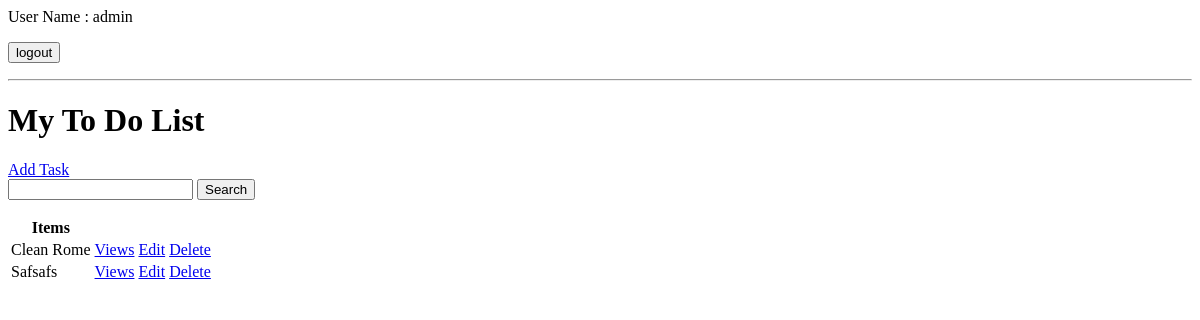
Page / (signed in) on the earlier database version.
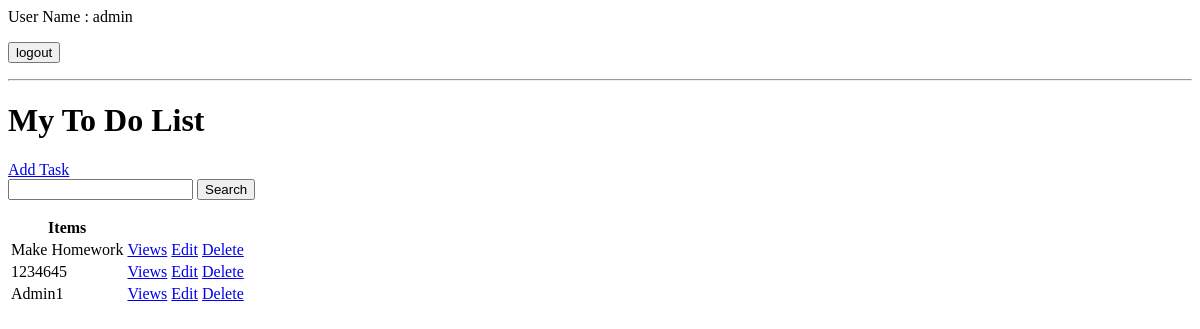
Same page on the later database version.
### base/models.py (models this page shows, shortened)
class Task(models.Model):
    user = models.ForeignKey(User, on_delete=models.CASCADE, null=True, blank=True)
    title = models.CharField(max_length=100, null=True, blank=True)
    description = models.TextField(null=True, blank=True)
    complete = models.BooleanField(default=False)
    create = models.DateTimeField(auto_now_add=True)
    class Meta:
        ordering = ["complete"]

### base/views.py (the view)
# urls.py: path('',views.TaskList.as_view(),name='tasks'),
class TaskList(LoginRequiredMixin, ListView):
    model = Task
    context_object_name = "tasks"
    template_name = "task_list.html"
    def get_context_data(self, **kwargs):
        context = super().get_context_data(**kwargs)
        context["tasks"] = context["tasks"].filter(user=self.request.user)
        context["count"] = context["tasks"].filter(complete=False).count()
        search_input = self.request.GET.get("search-erea") or ""
        if search_input:
            context["tasks"] = context["tasks"].filter(title__icontains=search_input)
        context["search_input"] = search_input
        return context

### base/templates/base/task_list.html (shortened to what this page needs)
{% if request.user.is_authenticated %}
<p>User Name : {{request.user}}</p>
<form method="post" action="{% url 'logout' %}">
    <button type="submit">logout</button>
</form>
{% else %}
<a href="{% url 'login' %}">LogIn</a>
{% endif %}
<hr>
<h1>My To Do List</h1>
<a href="{% url 'task_create' %}">Add Task</a>
<form action="" method="get">
    <input type="text" name="search-erea" value="{{search_input}}">
    <input type="submit" value="Search">
</form>
<table>
    <tr>
        <th>Items</th>
        <th></th>
        <th></th>
        <th></th>
    </tr>
    {% for task in tasks %}
    <tr>
        <td>
            {{task.title|title}}
        </td>
        <td><a href="{% url 'task_detail' task.id %}">Views</a></td>
        <td><a href="{% url 'task_update' task.id %}">Edit</a></td>
        <td><a href="{% url 'task_delete' task.id %}">Delete</a></td>
    </tr>
    {% empty %}
    <h3>
        No Items In List
    </h3>
    {% endfor %}
</table>

Differences in the rows shown:
removed Task: title "Clean Rome"
removed Task: title "Safsafs"
added Task: title "Make Homework"
added Task: title "1234645"
added Task: title "Admin1"
